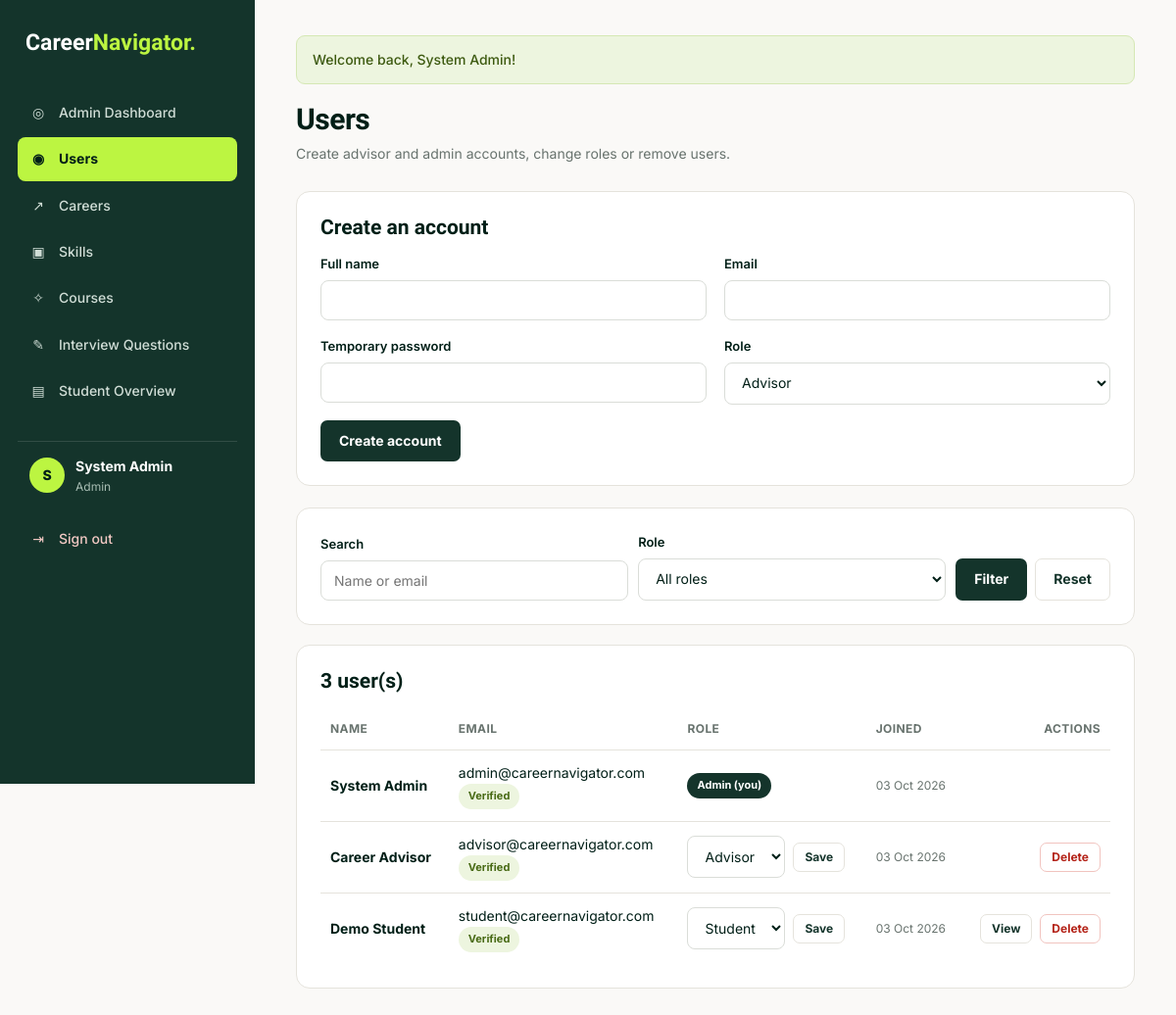
The page /admin/users.php (signed in) on the database its author committed.
### tables this page shows
CREATE TABLE `users` (
  `id` int(11) NOT NULL AUTO_INCREMENT,
  `name` varchar(100) NOT NULL,
  `email` varchar(150) NOT NULL,
  `password` varchar(255) NOT NULL,
  `role` enum('student','advisor','admin') DEFAULT 'student',
  `created_at` timestamp NOT NULL DEFAULT current_timestamp(),
  `email_verified_at` datetime DEFAULT NULL,
  `verification_token_hash` char(64) DEFAULT NULL,
  `verification_expires_at` datetime DEFAULT NULL,
  `verification_sent_at` datetime DEFAULT NULL,
  PRIMARY KEY (`id`),
  UNIQUE KEY `email` (`email`),
  UNIQUE KEY `verification_token_hash` (`verification_token_hash`)
);

### includes/functions.php (called while the page is built, shortened)
<?php
function e($value): string
{
    return htmlspecialchars((string) $value, ENT_QUOTES, 'UTF-8');
}
function url(string $path = ''): string
{
    return BASE_URL . ltrim($path, '/');
}
function current_user(): ?array
{
    return $_SESSION['user'] ?? null;
}
function current_user_id(): int
{
    return (int) ($_SESSION['user']['id'] ?? 0);
}
function refresh_current_user(PDO $pdo): void
{
    $stmt = $pdo->prepare("SELECT id, name, email, role FROM users WHERE id = ?");
    $stmt->execute([current_user_id()]);
}
function get_flashes(): array
{
    $messages = $_SESSION['flash'] ?? [];
    return $messages;
}

### includes/init.php (called while the page is built, shortened)
<?php
require_once __DIR__ . '/../config/db.php';
require_once __DIR__ . '/functions.php';
refresh_current_user($pdo);

### admin/users.php (the view, shortened to what this page needs)
<?php
require_once __DIR__ . '/../includes/init.php';
$roles = ['student', 'advisor', 'admin'];
$q = trim($_GET['q'] ?? '');
$sql = "SELECT id, name, email, role, created_at, email_verified_at FROM users WHERE 1 = 1";
$params = [];
$sql .= " ORDER BY FIELD(role, 'admin', 'advisor', 'student'), name";
$stmt = $pdo->prepare($sql);
$stmt->execute($params);
$users = $stmt->fetchAll(PDO::FETCH_ASSOC);
$activePage = 'users';
require __DIR__ . '/../includes/header.php';
?>
<div class="page-header">
    <div>
        <h1>Users</h1>
        <p>Create advisor and admin accounts, change roles or remove users.</p>
    </div>
</div>
<div class="card">
    <h2>Create an account</h2>
    <form method="POST">
        <div class="form-grid">
            <div class="form-group"><label for="name">Full name</label>
                <input type="text" id="name" name="name" maxlength="100" required value="<?= e($_POST['name'] ?? '') ?>"></div>
            <div class="form-group"><label for="email">Email</label>
                <input type="email" id="email" name="email" maxlength="150" required value="<?= e($_POST['email'] ?? '') ?>"></div>
            <div class="form-group"><label for="password">Temporary password</label>
                <input type="password" id="password" name="password" minlength="<?= MIN_PASSWORD_LENGTH ?>" required></div>
            <div class="form-group"><label for="role">Role</label>
                <select id="role" name="role">
                    <?php foreach ($roles as $r): ?>
                        <option value="<?= $r ?>" <?= ($_POST['role'] ?? 'advisor') === $r ? 'selected' : '' ?>><?= ucfirst($r) ?></option>
                    <?php endforeach; ?>
                </select></div>
        </div>
        <button type="submit" class="btn btn-primary">Create account</button>
    </form>
</div>
<form method="GET" class="filters card">
    <div class="form-group"><label for="q">Search</label>
        <input type="search" id="q" name="q" value="<?= e($q) ?>" placeholder="Name or email"></div>
    <div class="form-group"><label for="rf">Role</label>
        <select id="rf" name="role">
            <option value="">All roles</option>
        </select></div>
    <div class="btn-group">
        <button type="submit" class="btn btn-primary">Filter</button>
        <a href="users.php" class="btn btn-secondary">Reset</a>
    </div>
</form>
<div class="card">
    <h2><?= count($users) ?> user(s)</h2>
    <div class="table-wrap">
        <table>
            <thead><tr><th>Name</th><th>Email</th><th>Role</th><th>Joined</th><th class="text-right">Actions</th></tr></thead>
            <tbody>
            <?php foreach ($users as $u): ?>
                <tr>
                    <td><strong><?= e($u['name']) ?></strong></td>
                    <td><?= e($u['email']) ?>
                        <div><?php if ($u['email_verified_at']): ?>
                            <span class="badge badge-green">Verified</span>
                        <?php else: ?>
                            <span class="badge badge-amber">Unverified</span>
                        <?php endif; ?></div>
                    </td>
                    <td>
                        <?php if ((int) $u['id'] === current_user_id()): ?>
                            <span class="badge badge-dark">Admin (you)</span>
                        <?php else: ?>
                            <form method="POST" class="btn-group">
                                <select name="role" style="width:auto">
                                    <?php foreach ($roles as $r): ?>
                                        <option value="<?= $r ?>" <?= $u['role'] === $r ? 'selected' : '' ?>><?= ucfirst($r) ?></option>
                                    <?php endforeach; ?>
                                </select>
                                <button type="submit" class="btn btn-secondary btn-sm">Save</button>
                            </form>
                        <?php endif; ?>
                    </td>
                    <td class="small muted"><?= e(date('d M Y', strtotime($u['created_at']))) ?></td>
                    <td class="text-right">
                        <div class="btn-group" style="justify-content:flex-end">
                            <?php if ($u['role'] === 'student'): ?>
                                <a href="../advisor/student.php?id=<?= (int) $u['id'] ?>" class="btn btn-secondary btn-sm">View</a>
                            <?php endif; ?>
                            <?php if ((int) $u['id'] !== current_user_id()): ?>
                                <form method="POST" class="inline-form" data-confirm="Delete this user and all of their data?">
                                    <button type="submit" class="btn btn-danger btn-sm">Delete</button>
                                </form>
                            <?php endif; ?>
                        </div>
                    </td>
                </tr>
            <?php endforeach; ?>
            </tbody>
        </table>
    </div>
</div>
<?php require __DIR__ . '/../includes/footer.php'; ?>

### includes/header.php (shortened to what this page needs)
<?php
$user = current_user();
$activePage = $activePage ?? '';
$menus = [
    'student' => [
        'dashboard'       => ['dashboard.php', 'Dashboard', '◎'],
        'profile'         => ['profile.php', 'My Profile & Skills', '◉'],
        'projects'        => ['projects.php', 'My Projects', '▣'],
        'recommendations' => ['recommendations.php', 'Career Matches', '↗'],
        'roadmap'         => ['roadmap.php', 'Skill Gap & Roadmap', '▤'],
        'courses'         => ['courses.php', 'Courses & Certifications', '✧'],
        'interview'       => ['interview.php', 'Interview Practice', '✎'],
    ],
    'advisor' => [
        'advisor'   => ['advisor/index.php', 'My Students', '◎'],
        'courses'   => ['courses.php', 'Courses', '✧'],
        'interview' => ['interview.php', 'Question Bank', '✎'],
    ],
    'admin' => [
        'admin'      => ['admin/index.php', 'Admin Dashboard', '◎'],
        'users'      => ['admin/users.php', 'Users', '◉'],
        'careers'    => ['admin/careers.php', 'Careers', '↗'],
        'skills'     => ['admin/skills.php', 'Skills', '▣'],
        'courses'    => ['admin/courses.php', 'Courses', '✧'],
        'questions'  => ['admin/questions.php', 'Interview Questions', '✎'],
        'advisor'    => ['advisor/index.php', 'Student Overview', '▤'],
    ],
];
$menu = $user ? ($menus[$user['role']] ?? []) : [];
?>
<!DOCTYPE html>
<html lang="en">
<head>
    <link rel="stylesheet" href="<?= e(url('assets/css/style.css')) ?>">
</head>
<body>
<div class="app">
    <aside class="sidebar" id="sidebar">
        <div class="sidebar-top">
            <a href="<?= e(url('index.php')) ?>" class="logo logo-light">Career<span>Navigator.</span></a>
        </div>
        <nav class="side-nav" id="side-nav">
            <?php foreach ($menu as $key => [$link, $label, $icon]): ?>
                <a href="<?= e(url($link)) ?>" class="<?= $key === $activePage ? 'active' : '' ?>">
                    <span class="nav-icon"><?= $icon ?></span><?= e($label) ?>
                </a>
            <?php endforeach; ?>
            <?php if ($user): ?>
                <div class="side-user">
                    <div class="avatar"><?= e(strtoupper(mb_substr($user['name'], 0, 1))) ?></div>
                    <div>
                        <strong><?= e($user['name']) ?></strong>
                        <small><?= e(ucfirst($user['role'])) ?></small>
                    </div>
                </div>
                <a href="<?= e(url('logout.php')) ?>" class="logout-link"><span class="nav-icon">⇥</span>Sign out</a>
            <?php endif; ?>
        </nav>
    </aside>
    <main class="main">
        <?php foreach (get_flashes() as $f): ?>
            <div class="alert alert-<?= e($f['type']) ?>"><?= e($f['message']) ?></div>
        <?php endforeach; ?>

### rows shown on the page
users: name "S", name "System Admin", role "Admin", email "admin@careernavigator.com", shows "Verified", shows "Admin (you)", created_at "03 Oct 2026"
users: name "Career Advisor", email "advisor@careernavigator.com", shows "Verified", role "Advisor", created_at "03 Oct 2026"
users: name "Demo Student", email "student@careernavigator.com", shows "Verified", role "Student", created_at "03 Oct 2026"

### other values the page prints
$icon "◎"
$label "Admin Dashboard"
$icon "◉"
$label "Users"
$icon "↗"
$label "Careers"
$icon "▣"
$label "Skills"
$icon "✧"
$label "Courses"
$icon "✎"
$label "Interview Questions"
$icon "▤"
$label "Student Overview"
$f['message'] "Welcome back, System Admin!"
